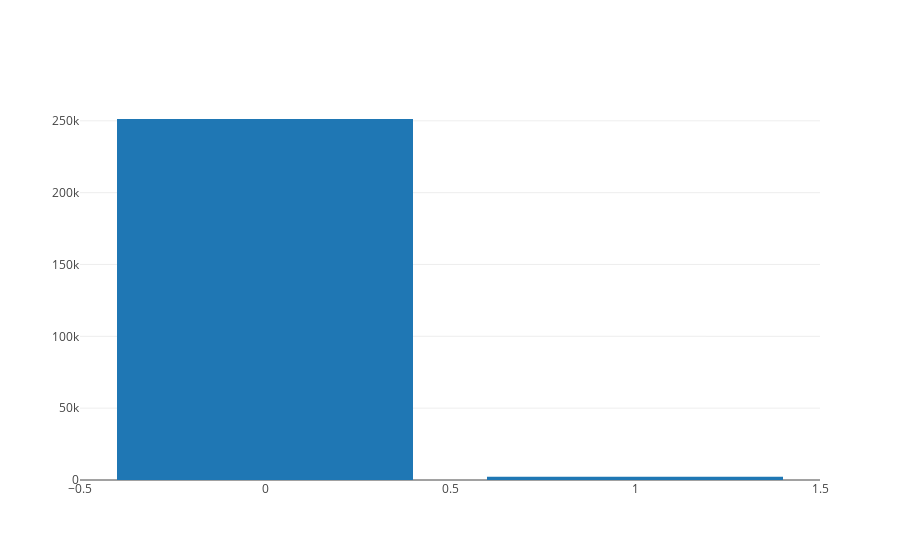

Notebook code cell kept with this figure:
### Code cell
from plotly import __version__
from plotly.offline import download_plotlyjs, init_notebook_mode, plot, iplot
import plotly.graph_objs as go

init_notebook_mode(connected=True)

data = [go.Bar(y=list(train_df.target.value_counts()), x=train_df.target.value_counts().index)]
iplot(data)

### Figure 1 — Plotly figure (JSON) as saved in the notebook; plotly's stock layout.template omitted (floating-point values rounded to 4 significant figures)
{"data": [{"type": "bar", "x": [0, 1], "y": [251264, 2297]}], "layout": {}}
